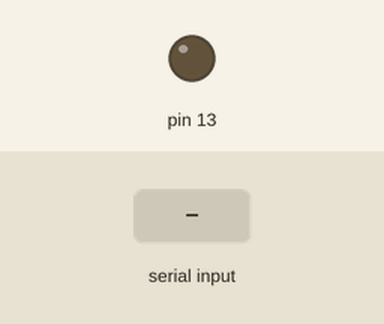
Recording of a sketch running on a simulated Arduino Uno, built with avr-gcc and run on an emulated ATmega328P. Parts: output pins drawn as LEDs (lit = HIGH). The inputs (shaded band) are chosen by the test bench.

Above: at 1.2 s.
1.3 s: "a90\n" received over Serial
At 1.8 s:
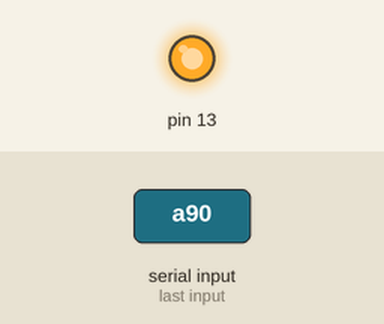
Timing chart, 0 to 4.3 s (numbered marks = the images above; inputs shaded):
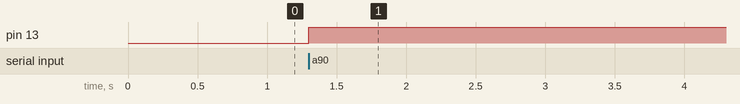

Measured:
- after the input at 1.3 s, pin 13: LOW → HIGH at once

The sketch:

rx.ino
```cpp
void setup(){
  Serial.begin(115200);

pinMode(13,OUTPUT);

}


void loop(){
  if(Serial.available() > 1){
    char a = Serial.read();
    int v = Serial.parseInt();

    switch(a){
      case 'a':
        digitalWrite(13,v);
      break;
    }
  }
}
```
